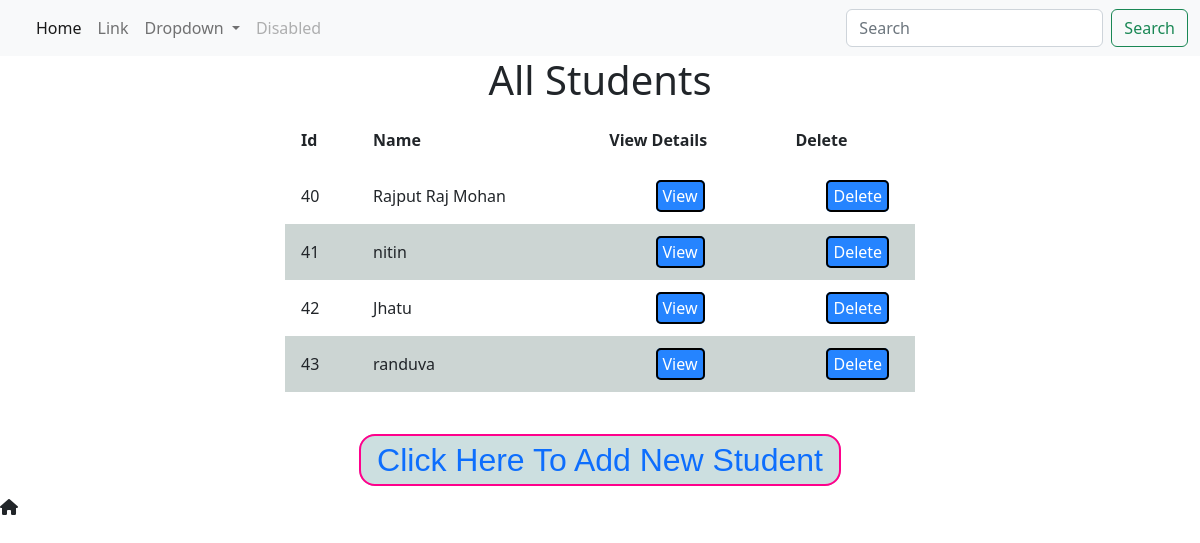
Before: / with the older database file.
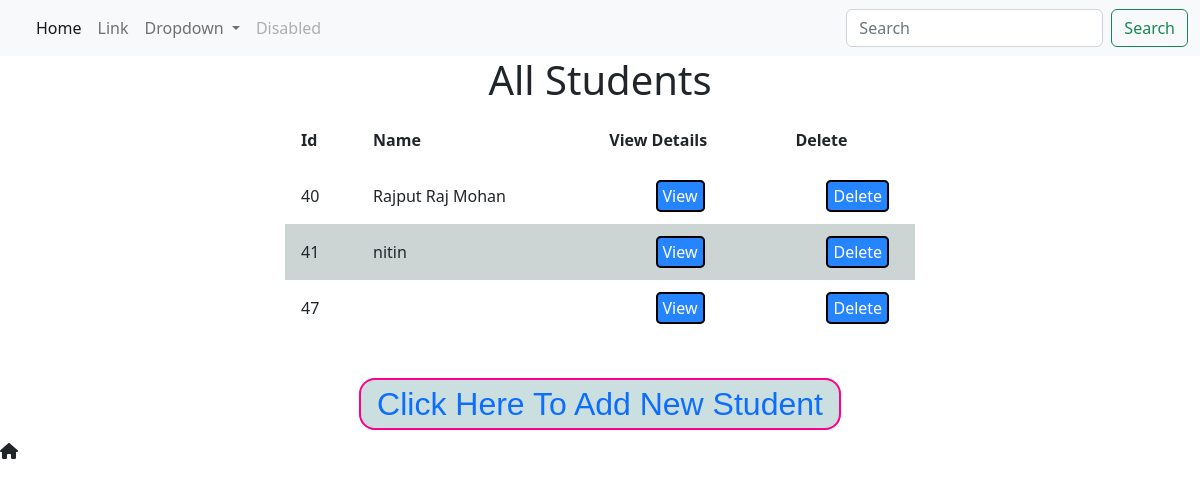
After: the same page with the newer database file.
### core/models.py (models this page shows, shortened)
class Student(models.Model):
    student_name = models.CharField(max_length=100, default="")

### core/views.py (the view)
# urls.py: 2. Add a URL to urlpatterns:  path('', views.home, name='home')
def home(request):
    students = Student.objects.all()
    context = {
        'students': students,
    }
    return render(request, "core/home.html", context)

### core/templates/core/home.html (shortened to what this page needs)
{% extends 'core/base.html' %}
{% block content %}
<center>
    <h1>All Students</h1>
</center>
<div class="container-student">
    <table>
        <head>
            <tr>
                <th>Id</th>
                <th>Name</th>
                <th>View Details</th>
                <th>Delete</th>
            </tr>
        </head>
        <tbody>
            {% for student in students %}
            <tr>
                <td>{{student.id}}</td>
                <td>{{student.student_name}}</td>
                <td class="center"><a href="{% url 'show' student.id %}">View</a></td>
                <td class="center"><a href="{% url 'delete' student.id %}">Delete</a></td>
            </tr>
            {% endfor %}
        </tbody>
    </table>
</div>
<h2 class="click-here text-danger">
    <a href="{% url 'addstudent' %}">Click Here To add new student
    </a>
</h2>
<i class="fa-solid fa-house"></i>
{% endblock content %}

Changed rows visible on the page:
removed Student: id "42", student_name "Jhatu"
removed Student: id "43", student_name "randuva"
added Student: id "47"
